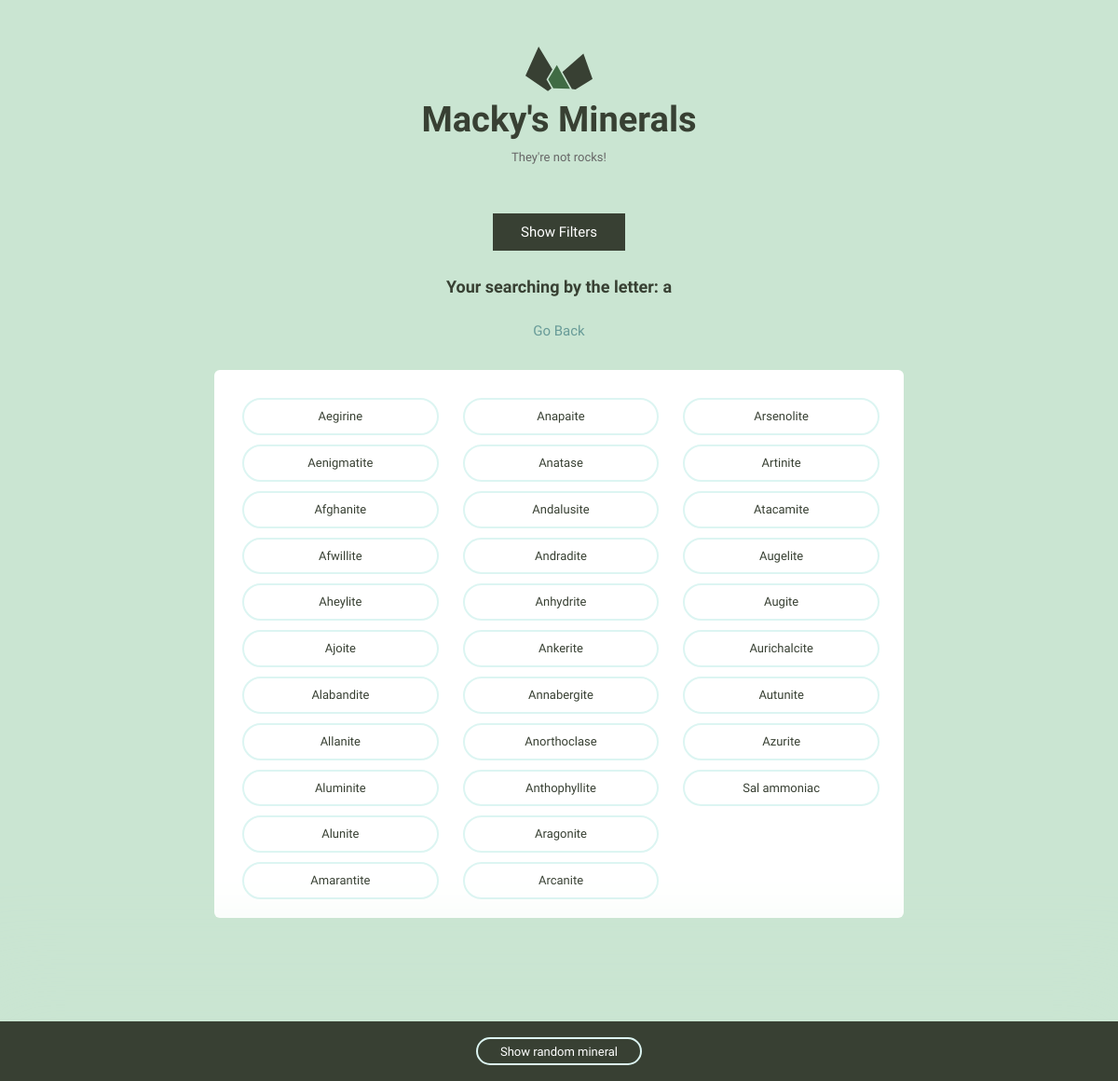
Page /search/first_letter/a/ on the committed database.
### minerals/models.py (models this page shows, shortened)
class Mineral(models.Model):
    name = models.CharField(max_length=255, unique=True)
    image_filename = models.CharField(max_length=535)
    image_caption = models.CharField(max_length=535)
    category = models.CharField(max_length=255)
    formula = models.CharField(max_length=255)
    strunz_classification = models.CharField(max_length=255, default='')
    color = models.CharField(max_length=255, default='')
    crystal_system = models.CharField(max_length=255, default='')
    unit_cell = models.CharField(max_length=535, default='')
    crystal_symmetry = models.CharField(max_length=255, default='')
    cleavage = models.CharField(max_length=255, default='')
    mohs_scale_hardness = models.CharField(max_length=255, default='')
    luster = models.CharField(max_length=255, default='')
    streak = models.CharField(max_length=255, default='')
    diaphaneity = models.CharField(max_length=255, default='')
    optical_properties = models.CharField(max_length=255, default='')
    group = models.CharField(max_length=255, default='')
    refractive_index = models.CharField(max_length=535, default='')
    crystal_habit = models.CharField(max_length=535, default='')
    specific_gravity = models.CharField(max_length=535, default='')
    order = models.IntegerField(default=0)
    class Meta:
        ordering = ['-order', 'name',]

### minerals/views.py (the view)
def search_first_letter(request, letter):
    letter = re.escape(letter)
    if letter in 'abcdefghijklmnopqrstuvwxyz':
        minerals = Mineral.objects.filter(name__iregex=r"(^|\s)%s" % letter)
        title = 'Your searching by the letter: ' + letter
    else:
        minerals = []
        title = 'You can\'t search by that term.'
    random_mineral_id = get_random_mineral_id()
    return render(request, 'minerals/mineral_list.html', {
        'minerals': minerals,
        'random_mineral_id': random_mineral_id,
        'title': title
    })

### minerals/views.py (called while the page is built)
def get_random_mineral_id():
    minerals = Mineral.objects.all()
    return randint(0, minerals.count())

### minerals/templates/minerals/mineral_list.html (shortened to what this page needs)
{% extends "layout.html" %}
{% block content %}
    <div class="grid-100 text-center">
        <h3>{{ title }}</h3>
        {% if title != 'Mineral List' %}
            <a href="{% url 'minerals:list' %}" class="margin-bottom">Go Back</a>
        {% endif %}
    </div>
    <ul class="minerals__container">
        {% for mineral in minerals %}
            <li class="minerals__item">
                <a class="minerals__anchor" href="{% url 'minerals:detail' pk=mineral.pk %}">{{ mineral.name }}</a>
            </li>
        {% endfor %}
    </ul>
{% endblock %}
{% block random_mineral %}
    <div class="minerals__random">
      <a class="minerals__anchor" href="{% url 'minerals:detail' pk=random_mineral_id %}">Show random mineral</a>
    </div>
{% endblock %}

### assets/css/global.css (style rules this page uses)
html { font-family: sans-serif; -ms-text-size-adjust: 100%; -webkit-text-size-adjust: 100%; }
body { margin: 0; }
a { background-color: transparent; }
html { font-size: 62.5%; }
body { background-color: #CAE5D2; font-size: 1.5em; line-height: 1.6; font-weight: 400; font-family: "Cousine"; color: #666; }
.grid, .grid-5, .grid-10, .grid-15, .grid-20, .grid-25, .grid-30, .grid-33, .grid-35, .grid-40, .grid-45, .grid-50, .grid-55, .grid-60, .grid-65, .grid-66, .grid-70, .grid-75, .grid-80, .grid-90, .grid-95, .grid-100 { float: left; box-sizing: border-box; position: relative; }
.grid-100 { width: 100%; padding: 0 15px; }
h1, h2, h3, h4, h5, h6 { margin-top: 0; margin-bottom: 2rem; font-weight: bold; font-family: "Work Sans", sans-serif; color: #384033; }
h3 { font-size: 1.8rem; }
@media (min-width: 550px) { h3 { font-size: 1.8rem; } }
a { color: #689b98; text-decoration: none; -webkit-transition: color 0.2s; -moz-transition: color 0.2s; -ms-transition: color 0.2s; -o-transition: color 0.2s; transition: color 0.2s; }
ul { list-style: circle inside; padding-left: 0; margin-top: 0; }
li { margin-bottom: 1rem; font-size: 1.3rem; }
table, p, ul { margin-bottom: 2.5rem; }
.minerals__container { background-color: #fff; border-radius: 6px; list-style: none; padding: 30px 30px 20px 30px; -webkit-column-gap: 30px; -moz-column-gap: 30px; column-gap: 30px; }
@media (min-width: 640px) { .minerals__container { -webkit-column-count: 3; -moz-column-count: 3; column-count: 3; } }
.minerals__anchor { border: solid 2px #DCF5F2; border-radius: 100px; color: #384033; display: block; font-size: 13px; text-align: center; padding: 8px 0 7px 0; width: 100%; transition: background-color 200ms ease-in-out, font-weight 200ms ease-in-out, color 200ms ease-in-out; }
.minerals__random { background-color: #384033; box-shadow: 0 0 100px 50px #CAE5D2; color: #fff; padding: 20px 0 20px 0; position: fixed; bottom: 0; text-align: center; width: 100%; }
.minerals__random .minerals__anchor { display: inline; color: #fff; padding: 6px 24px 5px 24px; }
.text-center { text-align: center; }
.margin-bottom { display: inline-block; margin-bottom: 30px; }

### rows in the picture
Mineral: name "Aegirine"
Mineral: name "Aenigmatite"
Mineral: name "Afghanite"
Mineral: name "Afwillite"
Mineral: name "Aheylite"
Mineral: name "Ajoite"
Mineral: name "Alabandite"
Mineral: name "Allanite"
Mineral: name "Aluminite"
Mineral: name "Alunite"
Mineral: name "Amarantite"
Mineral: name "Anapaite"
Mineral: name "Anatase"
Mineral: name "Andalusite"
Mineral: name "Andradite"
Mineral: name "Anhydrite"
Mineral: name "Ankerite"
Mineral: name "Annabergite"
Mineral: name "Anorthoclase"
Mineral: name "Anthophyllite"
Mineral: name "Aragonite"
Mineral: name "Arcanite"
Mineral: name "Arsenolite"
Mineral: name "Artinite"
Mineral: name "Atacamite"
Mineral: name "Augelite"
Mineral: name "Augite"
Mineral: name "Aurichalcite"
Mineral: name "Autunite"
Mineral: name "Azurite"
Mineral: name "Sal ammoniac"

### other values in the picture
{{ title }} "Your searching by the letter: a"
